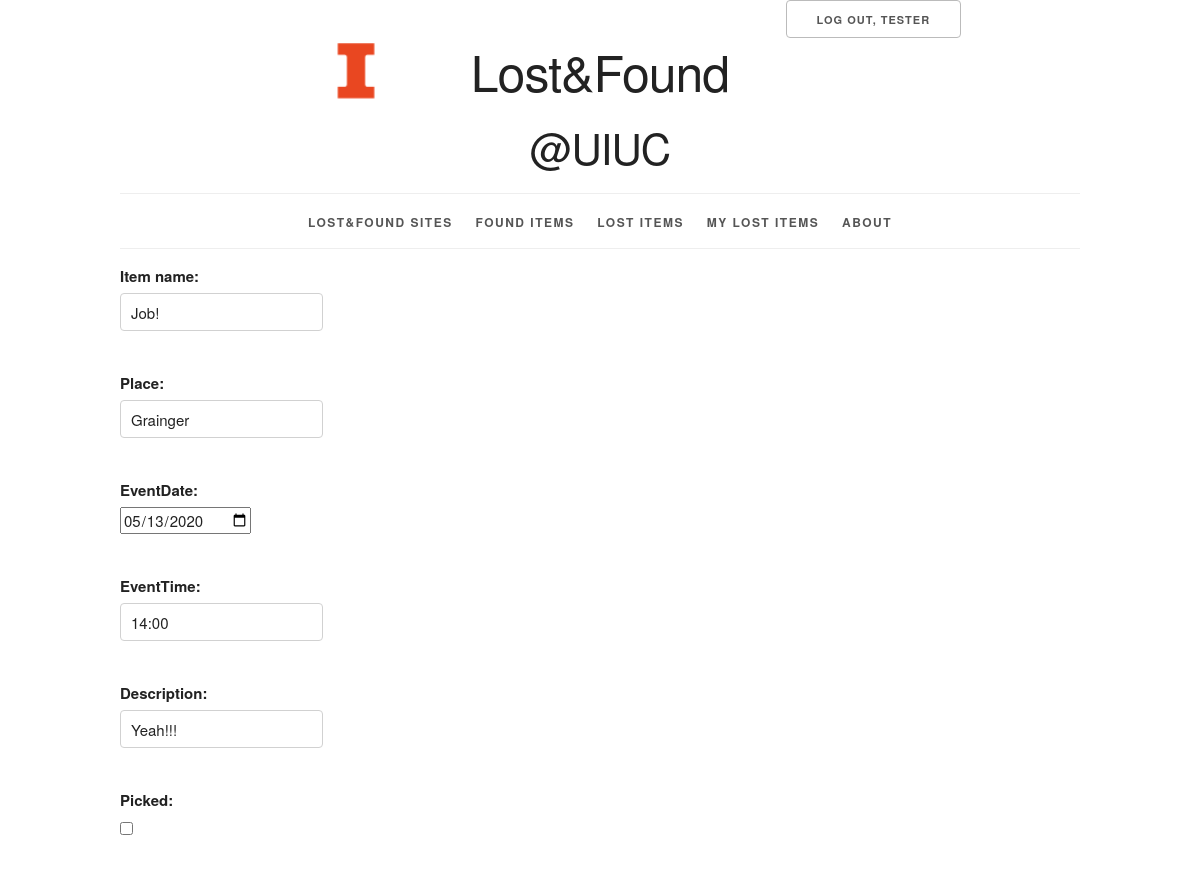
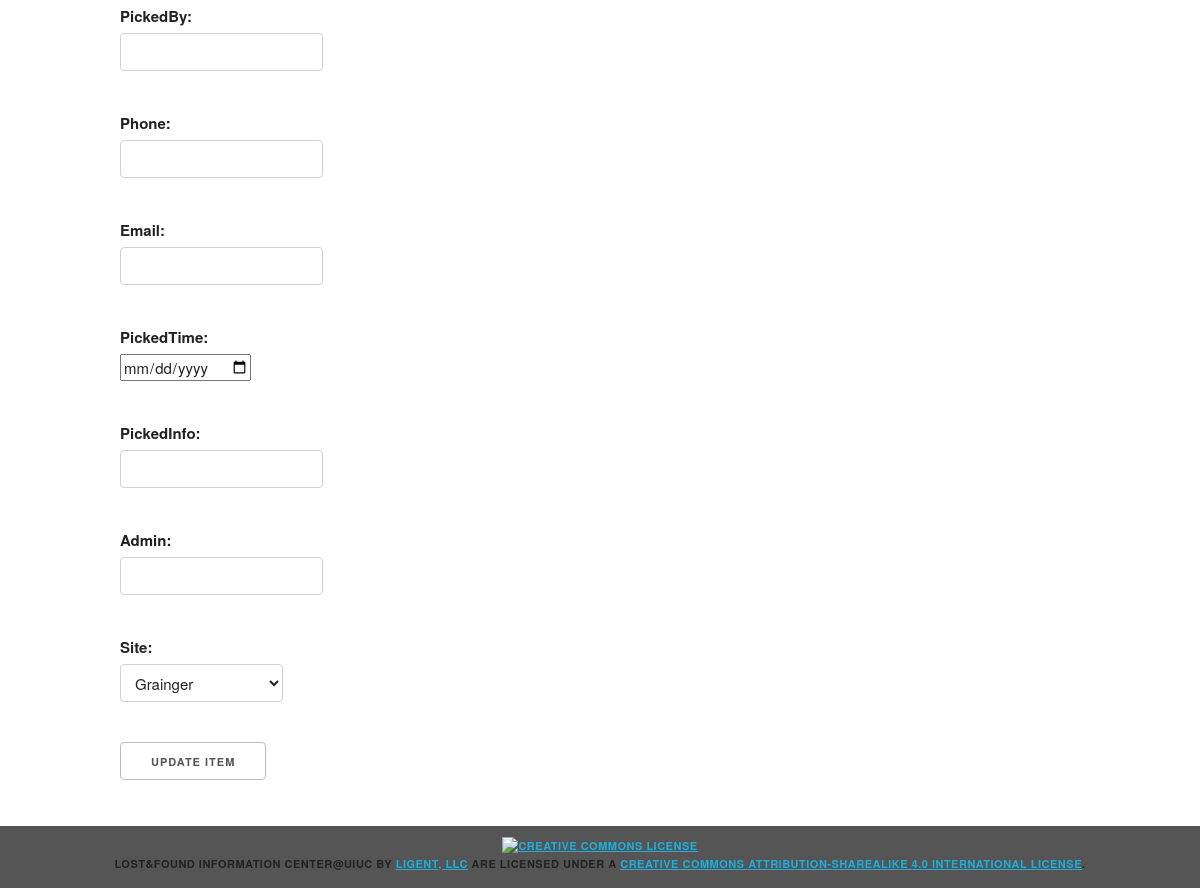
Page /item/found/2/update/ (signed in) on the committed database (2 pictures, top to bottom).
### info/models.py (models this page shows, shortened)
class FoundItem(models.Model):
    item_id = models.AutoField(primary_key=True)
    item_name = models.CharField(max_length=30)
    place = models.CharField(max_length=80)  # where the item is found or lost
    eventDate = models.DateField()
    eventTime = models.CharField(max_length=20)  # like 'around 2pm'
    registeredTime = models.DateTimeField(auto_now_add=True)
    description = models.CharField(max_length=80, null=True, blank=True)
    picked = models.BooleanField(default=False)
    pickedBy = models.CharField(max_length=50, blank=True, default='')
    phone = PhoneNumberField(null=True, blank=True)  # may changed to be autofilled later
    email = models.EmailField(blank=True)
    pickedTime = models.DateTimeField(blank=True, null=True)
    pickedInfo = models.CharField(max_length=80, blank=True, default='')
    admin = models.CharField(max_length=30, blank=True, default='') # the administrator who process the pickedUp
    site = models.ForeignKey(Site, related_name='items', on_delete=models.PROTECT)
    class Meta:
        ordering = ['registeredTime']

class Site(models.Model):
    site_id = models.AutoField(primary_key = True)
    site_name = models.CharField(max_length=45, unique=True)
    location = models.CharField(max_length=80, unique=True)
    contact = models.IntegerField()
    def __str__(self):
        return '%s' % self.site_name

### info/views.py (the view)
class FoundItemUpdate(LoginRequiredMixin, PermissionRequiredMixin, UpdateView): # duplicates
    form_class = FoundItemForm
    model = FoundItem
    template_name = 'info/item_form_update.html'
    permission_required = 'info.change_founditem'

### info/forms.py (shortened to what this page needs)
class FoundItemForm(forms.ModelForm):
    class Meta:
        model = FoundItem
        widgets = {'eventDate': DateInput(), 'pickedTime': DateInput()}
        fields = '__all__'

### info/templates/info/item_form_update.html (shortened to what this page needs)
{% extends 'info/base.html' %}
{% block content %}
    <form
        action="{{ item.get_update_url }}"
        method="post">
        {{ form.as_p }}
        <button type="submit">Update Item</button>
    </form>
{% endblock %}

### info/templates/info/base.html (shortened to what this page needs)
{% load static %}
<!DOCTYPE html>
<html lang="en">
<head>
    <link rel="stylesheet" type="text/css"
          href="{% static 'info/normalize.css' %}">
    <link rel="stylesheet" type="text/css"
          href="{% static 'info/skeleton.css' %}">
    <link rel="stylesheet" type="text/css"
          href="{% static 'info/style.css' %}">
</head>
<body>
<div class="container">
    <div class="status row">
        <div class="offset-by-eight four columns">
            <ul class="inline">
                {% if user.is_authenticated %}
                    <li><a href="{% url 'logout_urlpattern' %}" class="button">
                        Log Out, {{ user.get_username }}</a></li>
                {% else %}
                    <li><a href="{% url 'login_urlpattern' %}" class="button">
                        Log In</a></li>
                    <li><a href="{% url 'register' %}" class="button">
                        Register</a></li>
                {% endif %}
            </ul>
        </div>
    </div>
    <header class="row">
        <div class="offset-by-one ten columns">
            <h1 class="logo">Lost&Found</h1>
            <h2>@UIUC</h2>
        </div>
    </header>
    <nav>
        <ul>
            <li>
                <a href="{% url 'info_site_list_urlpattern' %}">
                    Lost&Found Sites
                </a>
            </li>
            <li>
                <a href="{% url 'info_item_list_found_urlpattern' %}">
                    Found Items
                </a>
            </li>
            <li>
                <a href="{% url 'info_item_list_lost_urlpattern' %}">
                    Lost Items
                </a>
            </li>
            {% if perms.info.add_lostitem %}
                <li>
                    <a href="{% url 'info_myitem_list_urlpattern' %}">
                        My Lost Items
                    </a>
                </li>
            {% endif %}
            <li>
                <a href="{% url 'about_urlpattern' %}">
                    About
                </a>
            </li>
        </ul>
    </nav>
    <main>
        {% block content %}{% endblock %}
    </main>
</div>
<footer>
    <p>
        <a rel="license" href="http://creativecommons.org/licenses/by-sa/4.0/">
            <img alt="Creative Commons License" style="border-width:0"
                 src="https://i.creativecommons.org/l/by-sa/4.0/88x31.png"/>
        </a><br/><span xmlns:dct="http://purl.org/dc/terms/" property="dct:title">Lost&Found Information Center@UIUC</span>
        by
        <a xmlns:cc="http://creativecommons.org/ns#" href="https://www.ligent.net" property="cc:attributionName"
           rel="cc:attributionURL">Ligent, LLC</a> are licensed under a
        <a rel="license" href="http://creativecommons.org/licenses/by-sa/4.0/">Creative Commons Attribution-ShareAlike
            4.0 International License</a>.
    </p>
</footer>
</body>
</html>

### info/static/info/skeleton.css (style rules this page uses)
.container { position: relative; width: 100%; max-width: 960px; margin: 0 auto; padding: 0 20px; box-sizing: border-box; }
.column, .columns { width: 100%; float: left; box-sizing: border-box; }
@media (min-width: 400px) { .container { width: 85%; padding: 0; } }
@media (min-width: 550px) { .container { width: 80%; } }
@media (min-width: 550px) { .column, .columns { margin-left: 4%; } }
@media (min-width: 550px) { .column:first-child, .columns:first-child { margin-left: 0; } }
@media (min-width: 550px) { .four.columns { width: 30.6666666667%; } }
@media (min-width: 550px) { .ten.columns { width: 82.6666666667%; } }
@media (min-width: 550px) { .offset-by-one.column, .offset-by-one.columns { margin-left: 8.66666666667%; } }
@media (min-width: 550px) { .offset-by-eight.column, .offset-by-eight.columns { margin-left: 69.3333333333%; } }
html { font-size: 62.5%; }
body { font-size: 1.5em; line-height: 1.6; font-weight: 400; font-family: "Raleway", "HelveticaNeue", "Helvetica Neue", Helvetica, Arial, sans-serif; color: #222; }
h1, h2, h3, h4, h5, h6 { margin-top: 0; margin-bottom: 2rem; font-weight: 300; }
h1 { font-size: 4.0rem; line-height: 1.2; letter-spacing: -.1rem; }
h2 { font-size: 3.6rem; line-height: 1.25; letter-spacing: -.1rem; }
@media (min-width: 550px) { h1 { font-size: 5.0rem; } }
@media (min-width: 550px) { h2 { font-size: 4.2rem; } }
p { margin-top: 0; }
a { color: #1EAEDB; }
.button, button, input[type="submit"], input[type="reset"], input[type="button"] { display: inline-block; height: 38px; padding: 0 30px; color: #555; text-align: center; font-size: 11px; font-weight: 600; line-height: 38px; letter-spacing: .1rem; text-transform: uppercase; text-decoration: none; white-space: nowrap; background-color: transparent; border-radius: 4px; border: 1px solid #bbb; cursor: pointer; box-sizing: border-box; }
input[type="email"], input[type="number"], input[type="search"], input[type="text"], input[type="tel"], input[type="url"], input[type="password"], textarea, select { height: 38px; padding: 6px 10px; background-color: #fff; border: 1px solid #D1D1D1; border-radius: 4px; box-shadow: none; box-sizing: border-box; }
input[type="email"], input[type="number"], input[type="search"], input[type="text"], input[type="tel"], input[type="url"], input[type="password"], textarea { -webkit-appearance: none; -moz-appearance: none; appearance: none; }
label, legend { display: block; margin-bottom: .5rem; font-weight: 600; }
input[type="checkbox"], input[type="radio"] { display: inline; }
ul { list-style: circle inside; }
ol, ul { padding-left: 0; margin-top: 0; }
li { margin-bottom: 1rem; }
button, .button { margin-bottom: 1rem; }
input, textarea, select, fieldset { margin-bottom: 1.5rem; }
pre, blockquote, dl, figure, table, p, ul, ol, form { margin-bottom: 2.5rem; }
.container:after, .row:after, .u-cf { content: ""; display: table; clear: both; }

### rows in the picture
FoundItem: item_name "Job!", place "Grainger", eventDate "05/13/2020", eventTime "14:00", description "Yeah!!!"
Site: site "Grainger"

### other values in the picture
{{ user.get_username }} "TESTER"
